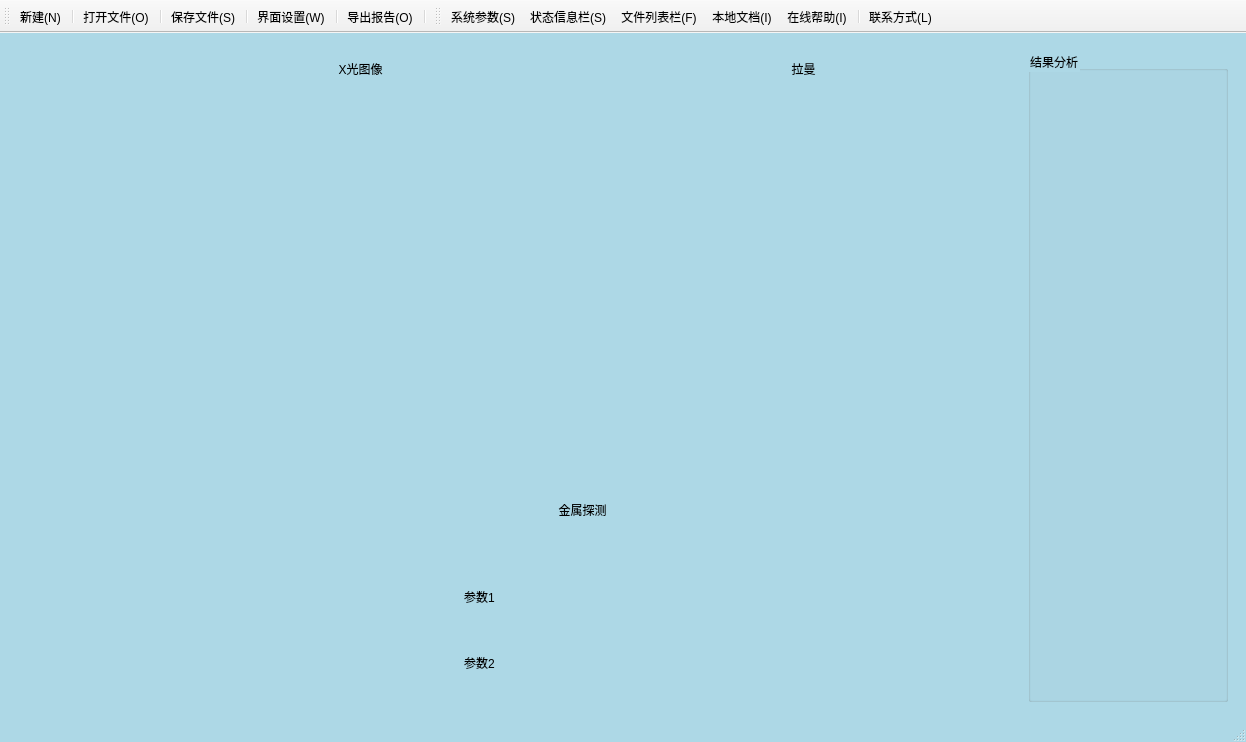
<?xml version="1.0" encoding="UTF-8"?>
<ui version="4.0">
 <class>mainWindow</class>
 <widget class="QMainWindow" name="mainWindow">
  <property name="windowModality">
   <enum>Qt::NonModal</enum>
  </property>
  <property name="geometry">
   <rect>
    <x>0</x>
    <y>0</y>
    <width>1246</width>
    <height>742</height>
   </rect>
  </property>
  <property name="windowTitle">
   <string>安全检测系统</string>
  </property>
  <property name="windowIcon">
   <iconset>
    <normaloff>../../GNSSAMS-main/source/icon/satall.png</normaloff>../../GNSSAMS-main/source/icon/satall.png</iconset>
  </property>
  <property name="styleSheet">
   <string notr="true">QMainWindow{background-color:lightblue}</string>
  </property>
  <property name="documentMode">
   <bool>false</bool>
  </property>
  <property name="tabShape">
   <enum>QTabWidget::Rounded</enum>
  </property>
  <property name="dockNestingEnabled">
   <bool>false</bool>
  </property>
  <property name="unifiedTitleAndToolBarOnMac">
   <bool>false</bool>
  </property>
  <widget class="QWidget" name="centralwidget">
   <property name="styleSheet">
    <string notr="true">QWidget{background-color:transparent}</string>
   </property>
   <layout class="QHBoxLayout" name="horizontalLayout_2">
    <item>
     <layout class="QVBoxLayout" name="verticalLayout">
      <item alignment="Qt::AlignHCenter">
       <widget class="QPushButton" name="pushButton">
        <property name="minimumSize">
         <size>
          <width>100</width>
          <height>100</height>
         </size>
        </property>
        <property name="maximumSize">
         <size>
          <width>100</width>
          <height>100</height>
         </size>
        </property>
        <property name="styleSheet">
         <string notr="true">QPushButton{background-color:transparent}
QPushButton{border:2px}
QPushButton{border-radius:10px}
QPushButton{padding:2px 2px 2px 2px}
QPushButton{word-wrap: break-word}</string>
        </property>
        <property name="text">
         <string/>
        </property>
        <property name="icon">
         <iconset>
          <normalon>../../GNSSAMS-main/source/icon/animation.png</normalon>
         </iconset>
        </property>
        <property name="iconSize">
         <size>
          <width>100</width>
          <height>100</height>
         </size>
        </property>
       </widget>
      </item>
      <item>
       <widget class="QPushButton" name="pushButton_2">
        <property name="minimumSize">
         <size>
          <width>100</width>
          <height>100</height>
         </size>
        </property>
        <property name="maximumSize">
         <size>
          <width>100</width>
          <height>100</height>
         </size>
        </property>
        <property name="styleSheet">
         <string notr="true">QPushButton{background-color:transparent}
QPushButton{border:2px}
QPushButton{border-radius:10px}
QPushButton{padding:2px 2px 2px 2px}
QPushButton{word-wrap: break-word}</string>
        </property>
        <property name="text">
         <string/>
        </property>
        <property name="icon">
         <iconset>
          <normaloff>../../GNSSAMS-main/source/icon/sd.png</normaloff>../../GNSSAMS-main/source/icon/sd.png</iconset>
        </property>
        <property name="iconSize">
         <size>
          <width>100</width>
          <height>100</height>
         </size>
        </property>
        <property name="default">
         <bool>false</bool>
        </property>
       </widget>
      </item>
      <item>
       <widget class="QPushButton" name="pushButton_3">
        <property name="minimumSize">
         <size>
          <width>100</width>
          <height>100</height>
         </size>
        </property>
        <property name="maximumSize">
         <size>
          <width>100</width>
          <height>100</height>
         </size>
        </property>
        <property name="styleSheet">
         <string notr="true">QPushButton{background-color:transparent}
QPushButton{border:2px}
QPushButton{border-radius:10px}
QPushButton{padding:2px 2px 2px 2px}
QPushButton{word-wrap: break-word}</string>
        </property>
        <property name="text">
         <string/>
        </property>
        <property name="icon">
         <iconset>
          <normaloff>../../GNSSAMS-main/source/icon/document.png</normaloff>../../GNSSAMS-main/source/icon/document.png</iconset>
        </property>
        <property name="iconSize">
         <size>
          <width>100</width>
          <height>100</height>
         </size>
        </property>
       </widget>
      </item>
      <item>
       <widget class="QPushButton" name="pushButton_4">
        <property name="minimumSize">
         <size>
          <width>100</width>
          <height>100</height>
         </size>
        </property>
        <property name="maximumSize">
         <size>
          <width>100</width>
          <height>100</height>
         </size>
        </property>
        <property name="styleSheet">
         <string notr="true">QPushButton{background-color:transparent}
QPushButton{border:2px}
QPushButton{border-radius:10px}
QPushButton{padding:2px 2px 2px 2px}
QPushButton{word-wrap: break-word}</string>
        </property>
        <property name="text">
         <string/>
        </property>
        <property name="icon">
         <iconset>
          <normaloff>../../GNSSAMS-main/source/icon/more.png</normaloff>../../GNSSAMS-main/source/icon/more.png</iconset>
        </property>
        <property name="iconSize">
         <size>
          <width>100</width>
          <height>100</height>
         </size>
        </property>
       </widget>
      </item>
      <item>
       <spacer name="verticalSpacer">
        <property name="orientation">
         <enum>Qt::Vertical</enum>
        </property>
        <property name="sizeHint" stdset="0">
         <size>
          <width>20</width>
          <height>40</height>
         </size>
        </property>
       </spacer>
      </item>
     </layout>
    </item>
    <item>
     <widget class="QWidget" name="widget" native="true">
      <property name="styleSheet">
       <string notr="true"/>
      </property>
     </widget>
    </item>
    <item>
     <widget class="QWidget" name="widget_2" native="true"/>
    </item>
    <item>
     <widget class="QWidget" name="widget_3" native="true"/>
    </item>
    <item>
     <widget class="QWidget" name="widget_4" native="true">
      <layout class="QHBoxLayout" name="horizontalLayout_7">
       <item>
        <layout class="QVBoxLayout" name="verticalLayout_11">
         <item>
          <layout class="QHBoxLayout" name="horizontalLayout_3">
           <item>
            <widget class="QWidget" name="xray_widget" native="true">
             <layout class="QVBoxLayout" name="verticalLayout_3">
              <item>
               <widget class="QLabel" name="label_2">
                <property name="text">
                 <string>X光图像</string>
                </property>
                <property name="alignment">
                 <set>Qt::AlignCenter</set>
                </property>
               </widget>
              </item>
              <item>
               <widget class="QLabel" name="label">
                <property name="minimumSize">
                 <size>
                  <width>400</width>
                  <height>350</height>
                 </size>
                </property>
                <property name="text">
                 <string/>
                </property>
               </widget>
              </item>
             </layout>
            </widget>
           </item>
           <item>
            <widget class="QWidget" name="raman_widget" native="true">
             <layout class="QVBoxLayout" name="verticalLayout_7">
              <item>
               <widget class="QLabel" name="label_3">
                <property name="enabled">
                 <bool>true</bool>
                </property>
                <property name="text">
                 <string>拉曼</string>
                </property>
                <property name="alignment">
                 <set>Qt::AlignCenter</set>
                </property>
               </widget>
              </item>
              <item>
               <widget class="QLabel" name="label_4">
                <property name="minimumSize">
                 <size>
                  <width>400</width>
                  <height>350</height>
                 </size>
                </property>
                <property name="text">
                 <string/>
                </property>
               </widget>
              </item>
             </layout>
            </widget>
           </item>
          </layout>
         </item>
         <item>
          <widget class="QWidget" name="metal_widget" native="true">
           <layout class="QHBoxLayout" name="horizontalLayout_4">
            <item>
             <layout class="QGridLayout" name="gridLayout">
              <item row="1" column="1">
               <widget class="QLabel" name="label_5">
                <property name="minimumSize">
                 <size>
                  <width>0</width>
                  <height>60</height>
                 </size>
                </property>
                <property name="maximumSize">
                 <size>
                  <width>200</width>
                  <height>100</height>
                 </size>
                </property>
                <property name="text">
                 <string>参数1</string>
                </property>
                <property name="alignment">
                 <set>Qt::AlignCenter</set>
                </property>
               </widget>
              </item>
              <item row="2" column="2">
               <widget class="QTextBrowser" name="textBrowser_2">
                <property name="maximumSize">
                 <size>
                  <width>200</width>
                  <height>50</height>
                 </size>
                </property>
               </widget>
              </item>
              <item row="0" column="1" colspan="2">
               <widget class="QLabel" name="label_7">
                <property name="text">
                 <string>金属探测</string>
                </property>
                <property name="alignment">
                 <set>Qt::AlignCenter</set>
                </property>
               </widget>
              </item>
              <item row="1" column="2">
               <widget class="QTextBrowser" name="textBrowser">
                <property name="maximumSize">
                 <size>
                  <width>200</width>
                  <height>50</height>
                 </size>
                </property>
               </widget>
              </item>
              <item row="2" column="1">
               <widget class="QLabel" name="label_6">
                <property name="minimumSize">
                 <size>
                  <width>0</width>
                  <height>60</height>
                 </size>
                </property>
                <property name="maximumSize">
                 <size>
                  <width>200</width>
                  <height>100</height>
                 </size>
                </property>
                <property name="text">
                 <string>参数2</string>
                </property>
                <property name="alignment">
                 <set>Qt::AlignCenter</set>
                </property>
               </widget>
              </item>
              <item row="1" column="0">
               <spacer name="horizontalSpacer">
                <property name="orientation">
                 <enum>Qt::Horizontal</enum>
                </property>
                <property name="sizeHint" stdset="0">
                 <size>
                  <width>40</width>
                  <height>20</height>
                 </size>
                </property>
               </spacer>
              </item>
              <item row="2" column="0">
               <spacer name="horizontalSpacer_2">
                <property name="orientation">
                 <enum>Qt::Horizontal</enum>
                </property>
                <property name="sizeHint" stdset="0">
                 <size>
                  <width>40</width>
                  <height>20</height>
                 </size>
                </property>
               </spacer>
              </item>
              <item row="1" column="3">
               <spacer name="horizontalSpacer_3">
                <property name="orientation">
                 <enum>Qt::Horizontal</enum>
                </property>
                <property name="sizeHint" stdset="0">
                 <size>
                  <width>40</width>
                  <height>20</height>
                 </size>
                </property>
               </spacer>
              </item>
              <item row="2" column="3">
               <spacer name="horizontalSpacer_4">
                <property name="orientation">
                 <enum>Qt::Horizontal</enum>
                </property>
                <property name="sizeHint" stdset="0">
                 <size>
                  <width>40</width>
                  <height>20</height>
                 </size>
                </property>
               </spacer>
              </item>
             </layout>
            </item>
           </layout>
          </widget>
         </item>
        </layout>
       </item>
       <item>
        <widget class="QGroupBox" name="groupBox">
         <property name="minimumSize">
          <size>
           <width>200</width>
           <height>0</height>
          </size>
         </property>
         <property name="title">
          <string>结果分析</string>
         </property>
        </widget>
       </item>
      </layout>
     </widget>
    </item>
   </layout>
  </widget>
  <widget class="QStatusBar" name="statusbar"/>
  <widget class="QToolBar" name="toolBar">
   <property name="windowTitle">
    <string>toolBar</string>
   </property>
   <attribute name="toolBarArea">
    <enum>TopToolBarArea</enum>
   </attribute>
   <attribute name="toolBarBreak">
    <bool>false</bool>
   </attribute>
   <addaction name="menuItem_new"/>
   <addaction name="separator"/>
   <addaction name="menuItem_openFile"/>
   <addaction name="separator"/>
   <addaction name="menuItem_saveFile"/>
   <addaction name="separator"/>
   <addaction name="munuItem_windowSet"/>
   <addaction name="separator"/>
   <addaction name="menuItem_resultReport"/>
   <addaction name="separator"/>
  </widget>
  <widget class="QToolBar" name="toolBar_2">
   <property name="windowTitle">
    <string>toolBar_2</string>
   </property>
   <attribute name="toolBarArea">
    <enum>TopToolBarArea</enum>
   </attribute>
   <attribute name="toolBarBreak">
    <bool>false</bool>
   </attribute>
   <addaction name="munuItem_systemPara"/>
   <addaction name="munuItem_statusBar"/>
   <addaction name="munuItem_fileStatusBar"/>
   <addaction name="munuItem_localHelp"/>
   <addaction name="munuItem_onlineHelp"/>
   <addaction name="separator"/>
   <addaction name="munuItem_contact"/>
  </widget>
  <action name="menuItem_new">
   <property name="checkable">
    <bool>true</bool>
   </property>
   <property name="icon">
    <iconset>
     <normaloff>../../GNSSAMS-main/source/icon/baogao.png</normaloff>../../GNSSAMS-main/source/icon/baogao.png</iconset>
   </property>
   <property name="text">
    <string>新建(&amp;N)</string>
   </property>
  </action>
  <action name="menuItem_openFile">
   <property name="icon">
    <iconset>
     <normaloff>../../GNSSAMS-main/source/icon/icon.png</normaloff>../../GNSSAMS-main/source/icon/icon.png</iconset>
   </property>
   <property name="text">
    <string>打开文件(&amp;O)</string>
   </property>
  </action>
  <action name="menuItem_saveFile">
   <property name="icon">
    <iconset>
     <normaloff>../../GNSSAMS-main/source/icon/save.png</normaloff>../../GNSSAMS-main/source/icon/save.png</iconset>
   </property>
   <property name="text">
    <string>保存文件(&amp;S)</string>
   </property>
  </action>
  <action name="menuItem_quitSystem">
   <property name="icon">
    <iconset>
     <normaloff>../../GNSSAMS-main/source/icon/decentralized-02.png</normaloff>../../GNSSAMS-main/source/icon/decentralized-02.png</iconset>
   </property>
   <property name="text">
    <string>退出系统(&amp;Q)</string>
   </property>
  </action>
  <action name="munuItem_markbook">
   <property name="text">
    <string>电子手簿(&amp;P)</string>
   </property>
   <property name="iconText">
    <string>徕卡GSI格式解析与水准电子手簿(P)</string>
   </property>
  </action>
  <action name="munuItem_controlNet">
   <property name="text">
    <string>地面控制网平差(&amp;D)</string>
   </property>
  </action>
  <action name="munuItem_railwayCurve">
   <property name="enabled">
    <bool>true</bool>
   </property>
   <property name="text">
    <string>铁路曲线计算(&amp;T)</string>
   </property>
  </action>
  <action name="munuItem_CPIII">
   <property name="enabled">
    <bool>false</bool>
   </property>
   <property name="text">
    <string>CPIII控制网平差(&amp;C)</string>
   </property>
  </action>
  <action name="munuItem_GNSSNet">
   <property name="checkable">
    <bool>false</bool>
   </property>
   <property name="enabled">
    <bool>false</bool>
   </property>
   <property name="text">
    <string>静态GNSS网平差(&amp;A)</string>
   </property>
  </action>
  <action name="munuItem_cacuPara">
   <property name="icon">
    <iconset>
     <normaloff>../../GNSSAMS-main/source/icon/designer-tools.png</normaloff>../../GNSSAMS-main/source/icon/designer-tools.png</iconset>
   </property>
   <property name="text">
    <string>计算参数(&amp;P)</string>
   </property>
  </action>
  <action name="munuItem_systemPara">
   <property name="icon">
    <iconset>
     <normaloff>../../GNSSAMS-main/source/icon/set.png</normaloff>../../GNSSAMS-main/source/icon/set.png</iconset>
   </property>
   <property name="text">
    <string>系统参数(&amp;S)</string>
   </property>
  </action>
  <action name="munuItem_windowSet">
   <property name="icon">
    <iconset>
     <normaloff>../../GNSSAMS-main/source/icon/calender.png</normaloff>../../GNSSAMS-main/source/icon/calender.png</iconset>
   </property>
   <property name="text">
    <string>界面设置(&amp;W)</string>
   </property>
  </action>
  <action name="munuItem_onlineHelp">
   <property name="icon">
    <iconset>
     <normaloff>../../GNSSAMS-main/source/icon/lineOneline.png</normaloff>../../GNSSAMS-main/source/icon/lineOneline.png</iconset>
   </property>
   <property name="text">
    <string>在线帮助(&amp;I)</string>
   </property>
  </action>
  <action name="munuItem_localHelp">
   <property name="icon">
    <iconset>
     <normaloff>../../GNSSAMS-main/source/icon/line.png</normaloff>../../GNSSAMS-main/source/icon/line.png</iconset>
   </property>
   <property name="text">
    <string>本地文档(&amp;I)</string>
   </property>
  </action>
  <action name="menuItem_resultReport">
   <property name="icon">
    <iconset>
     <normaloff>../../GNSSAMS-main/source/icon/zaogao.png</normaloff>../../GNSSAMS-main/source/icon/zaogao.png</iconset>
   </property>
   <property name="text">
    <string>导出报告(&amp;O)</string>
   </property>
  </action>
  <action name="munuItem_version">
   <property name="icon">
    <iconset>
     <normaloff>../../GNSSAMS-main/source/icon/note.png</normaloff>../../GNSSAMS-main/source/icon/note.png</iconset>
   </property>
   <property name="text">
    <string>版本信息(&amp;V)</string>
   </property>
  </action>
  <action name="menuItem_backWelcome">
   <property name="icon">
    <iconset>
     <normaloff>../../GNSSAMS-main/source/icon/resu.png</normaloff>../../GNSSAMS-main/source/icon/resu.png</iconset>
   </property>
   <property name="text">
    <string>返回欢迎界面(&amp;B)</string>
   </property>
  </action>
  <action name="munuItem_statusBar">
   <property name="checkable">
    <bool>true</bool>
   </property>
   <property name="icon">
    <iconset>
     <normaloff>../../GNSSAMS-main/source/icon/mes.png</normaloff>../../GNSSAMS-main/source/icon/mes.png</iconset>
   </property>
   <property name="text">
    <string>状态信息栏(&amp;S) </string>
   </property>
  </action>
  <action name="munuItem_fileStatusBar">
   <property name="checkable">
    <bool>true</bool>
   </property>
   <property name="icon">
    <iconset>
     <normaloff>../../GNSSAMS-main/source/icon/tree.png</normaloff>../../GNSSAMS-main/source/icon/tree.png</iconset>
   </property>
   <property name="text">
    <string>文件列表栏(&amp;F)</string>
   </property>
  </action>
  <action name="munuItem_license">
   <property name="icon">
    <iconset>
     <normaloff>../../GNSSAMS-main/source/icon/icon_any.png</normaloff>../../GNSSAMS-main/source/icon/icon_any.png</iconset>
   </property>
   <property name="text">
    <string>授权注册(&amp;L)</string>
   </property>
  </action>
  <action name="munuItem_stablePointGround">
   <property name="text">
    <string>稳定点组分析(&amp;X)</string>
   </property>
  </action>
  <action name="munuItem_satellite">
   <property name="text">
    <string>卫星轨道解算与预测(&amp;S)</string>
   </property>
  </action>
  <action name="munuItem_coorSystemTran">
   <property name="text">
    <string>坐标系统转换(&amp;S)</string>
   </property>
  </action>
  <action name="munuItem_coorTran">
   <property name="text">
    <string>坐标(系)转换</string>
   </property>
  </action>
  <action name="munuItem_GussianTran">
   <property name="enabled">
    <bool>false</bool>
   </property>
   <property name="text">
    <string>高斯坐标正反算(&amp;S)</string>
   </property>
  </action>
  <action name="munuItem_contact">
   <property name="icon">
    <iconset>
     <normaloff>../../GNSSAMS-main/source/icon/chat.png</normaloff>../../GNSSAMS-main/source/icon/chat.png</iconset>
   </property>
   <property name="text">
    <string>联系方式(&amp;L)</string>
   </property>
  </action>
  <action name="menuItem_SPP">
   <property name="text">
    <string>标准单点定位SPP(&amp;S)</string>
   </property>
  </action>
  <action name="actionPPP_P">
   <property name="text">
    <string>PPP精密单点定位(&amp;P)</string>
   </property>
  </action>
  <action name="action_G">
   <property name="text">
    <string>星体重力场反演(&amp;G)</string>
   </property>
  </action>
  <action name="actionGNSS_L">
   <property name="text">
    <string>GNSS与重力场应用(&amp;L)</string>
   </property>
  </action>
  <action name="actionw">
   <property name="enabled">
    <bool>false</bool>
   </property>
   <property name="text">
    <string>卫星测高(&amp;H)</string>
   </property>
  </action>
  <action name="actionsd">
   <property name="enabled">
    <bool>false</bool>
   </property>
   <property name="text">
    <string>路线规划与导航(&amp;D)</string>
   </property>
  </action>
  <action name="actionsd_2">
   <property name="text">
    <string>GNSS地图测量</string>
   </property>
  </action>
  <action name="actions">
   <property name="text">
    <string>三维重建与时序形变监测(&amp;W)</string>
   </property>
  </action>
 </widget>
 <resources/>
 <connections/>
</ui>
